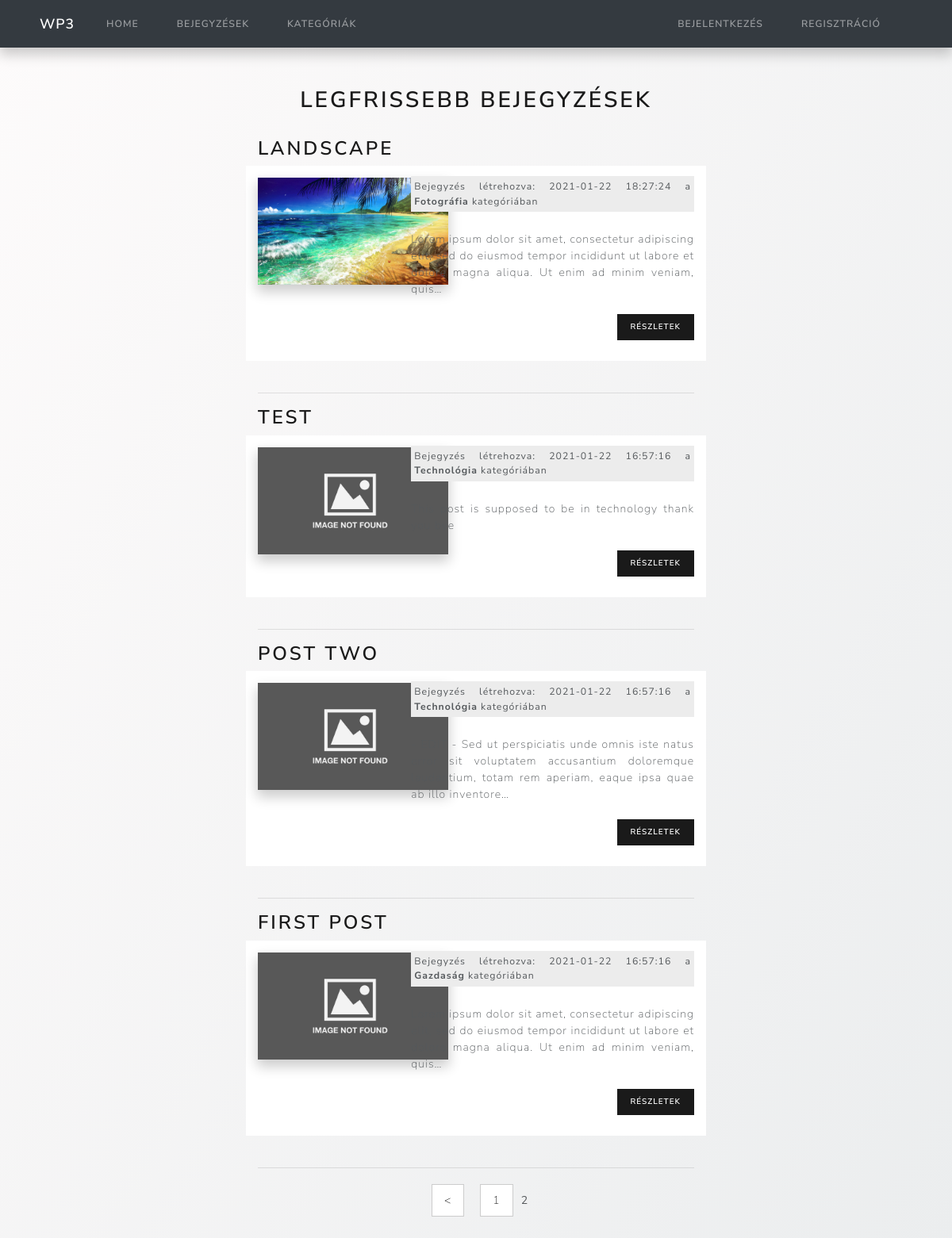
Page /posts/index/10 on the committed database.
### tables this page shows
CREATE TABLE IF NOT EXISTS `posts` (
  `id` int(11) NOT NULL AUTO_INCREMENT,
  `category_id` int(11) NOT NULL,
  `user_id` int(11) NOT NULL,
  `title` varchar(255) NOT NULL,
  `slug` varchar(255) NOT NULL,
  `body` text NOT NULL,
  `post_image` varchar(255) NOT NULL,
  `created_at` timestamp NOT NULL DEFAULT CURRENT_TIMESTAMP,
  PRIMARY KEY (`id`)
);

CREATE TABLE IF NOT EXISTS `categories` (
  `id` int(11) NOT NULL AUTO_INCREMENT,
  `user_id` int(11) NOT NULL,
  `name` varchar(255) NOT NULL,
  `created_at` timestamp NOT NULL DEFAULT CURRENT_TIMESTAMP,
  PRIMARY KEY (`id`)
);

### application/controllers/Posts.php (called while the page is built, shortened)
<?php
	class Posts extends CI_Controller{
		public function index($offset = 0){
			$config['per_page'] = 10;
			$data['title'] = 'Legfrissebb bejegyzések';
			$data['posts'] = $this->post_model->get_posts(FALSE, $config['per_page'], $offset);
			$this->load->view('templates/header');
			$this->load->view('posts/index', $data);
			$this->load->view('templates/footer');
		}
	}

### index.php (called while the page is built, shortened)
<?php
require_once BASEPATH.'core/CodeIgniter.php';

### application/models/Post_model.php (called while the page is built, shortened)
<?php
	class Post_model extends CI_Model{
		public function get_posts($slug = FALSE, $limit = FALSE, $offset = FALSE){
			if($limit){
				$this->db->limit($limit, $offset);
			}
			if($slug === FALSE){
				$this->db->order_by('posts.id', 'DESC');
				$this->db->join('categories', 'categories.id = posts.category_id');
				$query = $this->db->get('posts');
				return $query->result_array();
			}
			$query = $this->db->get_where('posts', array('slug' => $slug));
			return $query->row_array();
		}
	}

### application/views/posts/index.php (the view)
<div class="post-content">
<center><h2><?= $title ?></h2><br></center>
<?php foreach($posts as $post) : ?>
	<h3><?php echo $post['title']; ?></h3>
	<div class="row">
		<div class="col-md-4">
			<img src="<?php echo site_url(); ?>assets/images/posts/<?php echo $post['post_image']; ?>" width="240px">
		</div>
		<div class="col-md-8">
			<small class="post-date">
				Bejegyzés létrehozva: <?php echo $post['created_at']; ?> a <strong><?php echo $post['name']; ?></strong> kategóriában
			</small><br>
		<?php echo word_limiter($post['body'], 25); ?><br><br>
		<p class="float-right">
			<a class="btn btn-primary btn-sm" href="<?php echo site_url('/posts/'.$post['slug']); ?>">Részletek</a>
		</p>
		</div>
	</div>
	<hr>
<?php endforeach; ?>
<div class="pagination-links">
	<center>
		<?php echo $this->pagination->create_links(); ?>
	</center>
</div>
</div>

### application/views/templates/header.php (shortened to what this page needs)
<html>
	<head>
		<link rel="stylesheet" href="https://bootswatch.com/4/lux/bootstrap.min.css">
    <link rel="stylesheet" href="<?php echo base_url(); ?>/assets/css/style.css">
	</head>
	<body>
		<nav class="navbar navbar-expand-lg navbar-dark bg-dark">
  <a class="navbar-brand" href="<?php echo base_url(); ?>">WP3</a>
  <div class="collapse navbar-collapse" id="navbarColor02">
    <ul class="navbar-nav mr-auto">
      <li class="nav-item">
        <a class="nav-link" href="<?php echo base_url(); ?>">Home
        </a>
      </li>
      <li class="nav-item">
        <a class="nav-link" href="<?php echo base_url(); ?>posts">Bejegyzések
        </a>
      </li>
      <li class="nav-item">
        <a class="nav-link" href="<?php echo base_url(); ?>categories">Kategóriák
        </a>
      </li>
    </ul>
    <ul class="navbar-nav navbar-right">
      <?php if(!$this->session->userdata('logged_in')) : ?>
        <li class="nav-item">
          <a class="nav-link" href="<?php echo base_url(); ?>users/login">Bejelentkezés
          </a>
        </li>
        <li class="nav-item">
          <a class="nav-link" href="<?php echo base_url(); ?>users/register">Regisztráció
          </a>
        </li>
      <?php endif; ?>
    </ul>
  </div>
</nav>
<div class="container-fluid">

### application/views/templates/footer.php
		</div>
	</body>
</html>

### assets/css/style.css (style rules this page uses)
body { background-image: linear-gradient(120deg, #fdfbfb 0%, #ebedee 100%); padding-bottom: 5%; }
.navbar { height: 60px; padding-right: 50px; padding-left: 50px; box-shadow: 0px 8px 15px 1px rgba(0,0,0,0.2); margin-bottom: 20px; }
.container-fluid { padding-top: 30px; padding-right: 50px; padding-left: 50px; }
.post-date { background-color: #ececec; padding: 4px; margin: 3px 0; display:block; }
.post-content { margin: auto; width: 50%; }
.post-content img { box-shadow: 0px 8px 15px 1px rgba(0,0,0,0.2); margin-top: 5px; }
.row { text-align: justify; background-color: white; padding-top: 10px; padding-bottom: 10px; margin-bottom: 40px; }
.pagination-links { margin-top: 30px; }
a.pagination-links { padding: 10px 15px; margin: 10px; background-color: white; border: 1px #ccc solid; }

### rows in the picture
posts: title "LANDSCAPE", post_image (picture), category.created_at "2021-01-22 18:27:24", category.name "Fotográfia", body "Lorem ipsum dolor sit amet, consectetur adipiscing elit, sed do eiusmod tempor incididunt ut labore et dolore magna aliqua. Ut enim ad minim veniam, quis…"
posts: title "TEST", post_image (placeholder picture), category.created_at "2021-01-22 16:57:16", category.name "Technológia", body "This post is supposed to be in technology thank you bye"
posts: title "POST TWO", post_image (placeholder picture), category.created_at "2021-01-22 16:57:16", category.name "Technológia", body "- EDIT - Sed ut perspiciatis unde omnis iste natus error sit voluptatem accusantium doloremque laudantium, totam rem aperiam, eaque ipsa quae ab illo inventore…"
posts: title "FIRST POST", post_image (placeholder picture), category.created_at "2021-01-22 16:57:16", category.name "Gazdaság", body "Lorem ipsum dolor sit amet, consectetur adipiscing elit, sed do eiusmod tempor incididunt ut labore et dolore magna aliqua. Ut enim ad minim veniam, quis…"

### other values in the picture
$title "LEGFRISSEBB BEJEGYZÉSEK"
$this->pagination->create_links() "< 1 2"
